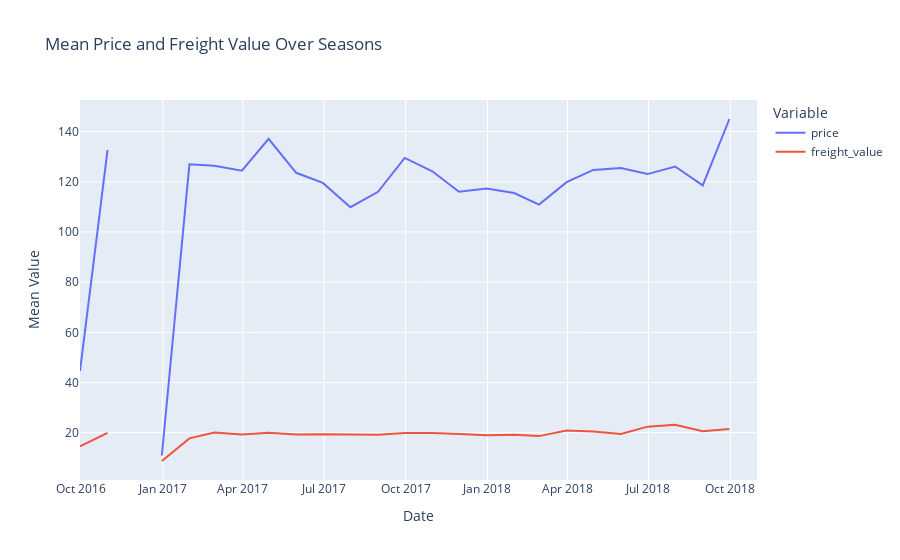

This figure's notebook cell:
### Markdown cell above
### Check Seasonality of Transporation Prices and Product Prices ###

### Code cell
# Convert 'order_purchase_timestamp' to datetime type
ecommerce_df['order_purchase_timestamp'] = pd.to_datetime(ecommerce_df['order_purchase_timestamp'])

# Extract relevant columns
relevant_columns = ['price', 'freight_value', 'order_purchase_timestamp']
data = ecommerce_df[relevant_columns]

# Group data by datetime_column and aggregate price and freight_value
grouped_data = data.groupby(pd.Grouper(key='order_purchase_timestamp', freq='M')).agg({'price': 'mean', 'freight_value': 'mean'}).reset_index()

# Melt the DataFrame to long format for Plotly plotting
melted_data = pd.melt(grouped_data, id_vars='order_purchase_timestamp', value_vars=['price', 'freight_value'], var_name='Variable', value_name='Mean Value')

# Create an interactive line plot with Plotly
fig = px.line(melted_data, x='order_purchase_timestamp', y='Mean Value', color='Variable',
              title='Mean Price and Freight Value Over Seasons', labels={'order_purchase_timestamp': 'Date', 'Mean Value': 'Mean Value', 'Variable': 'Variable'})

# Show the plot
fig.show()

### Figure 1 — Plotly figure (JSON) as saved in the notebook; plotly's stock layout.template omitted (floating-point values rounded to 4 significant figures)
{"data": [{"hovertemplate": "Variable=price<br>Date=%{x}<br>Mean Value=%{y}<extra></extra>", "legendgroup": "price", "line": {"color": "#636efa", "dash": "solid"}, "marker": {"symbol": "circle"}, "mode": "lines", "name": "price", "orientation": "v", "showlegend": true, "type": "scatter", "x": ["2016-09-30T00:00:00", "2016-10-31T00:00:00", "2016-11-30T00:00:00", "2016-12-31T00:00:00", "2017-01-31T00:00:00", "2017-02-28T00:00:00", "2017-03-31T00:00:00", "2017-04-30T00:00:00", "2017-05-31T00:00:00", "2017-06-30T00:00:00", "2017-07-31T00:00:00", "2017-08-31T00:00:00", "2017-09-30T00:00:00", "2017-10-31T00:00:00", "2017-11-30T00:00:00", "2017-12-31T00:00:00", "2018-01-31T00:00:00", "2018-02-28T00:00:00", "2018-03-31T00:00:00", "2018-04-30T00:00:00", "2018-05-31T00:00:00", "2018-06-30T00:00:00", "2018-07-31T00:00:00", "2018-08-31T00:00:00", "2018-09-30T00:00:00", "2018-10-31T00:00:00"], "xaxis": "x", "y": [44.56, 132.6, null, 10.9, 127.0, 126.4, 124.4, 137.1, 123.6, 119.5, 109.9, 116.0, 129.5, 124.2, 116.0, 117.3, 115.5, 110.9, 119.8, 124.7, 125.5, 123.0, 126.1, 118.5, 145, null], "yaxis": "y"}, {"hovertemplate": "Variable=freight_value<br>Date=%{x}<br>Mean Value=%{y}<extra></extra>", "legendgroup": "freight_value", "line": {"color": "#EF553B", "dash": "solid"}, "marker": {"symbol": "circle"}, "mode": "lines", "name": "freight_value", "orientation": "v", "showlegend": true, "type": "scatter", "x": ["2016-09-30T00:00:00", "2016-10-31T00:00:00", "2016-11-30T00:00:00", "2016-12-31T00:00:00", "2017-01-31T00:00:00", "2017-02-28T00:00:00", "2017-03-31T00:00:00", "2017-04-30T00:00:00", "2017-05-31T00:00:00", "2017-06-30T00:00:00", "2017-07-31T00:00:00", "2017-08-31T00:00:00", "2017-09-30T00:00:00", "2017-10-31T00:00:00", "2017-11-30T00:00:00", "2017-12-31T00:00:00", "2018-01-31T00:00:00", "2018-02-28T00:00:00", "2018-03-31T00:00:00", "2018-04-30T00:00:00", "2018-05-31T00:00:00", "2018-06-30T00:00:00", "2018-07-31T00:00:00", "2018-08-31T00:00:00", "2018-09-30T00:00:00", "2018-10-31T00:00:00"], "xaxis": "x", "y": [14.56, 19.9, null, 8.72, 17.73, 20.08, 19.26, 19.94, 19.24, 19.41, 19.32, 19.17, 19.91, 19.84, 19.46, 18.94, 19.18, 18.64, 20.89, 20.48, 19.5, 22.4, 23.18, 20.59, 21.46, null], "yaxis": "y"}], "layout": {"autosize": true, "legend": {"title": {"text": "Variable"}, "tracegroupgap": 0}, "title": {"text": "Mean Price and Freight Value Over Seasons"}, "xaxis": {"anchor": "y", "autorange": true, "domain": [0, 1], "range": ["2016-09-30", "2018-10-31"], "title": {"text": "Date"}, "type": "date"}, "yaxis": {"anchor": "x", "autorange": true, "domain": [0, 1], "range": [1.149, 152.6], "title": {"text": "Mean Value"}, "type": "linear"}}}
